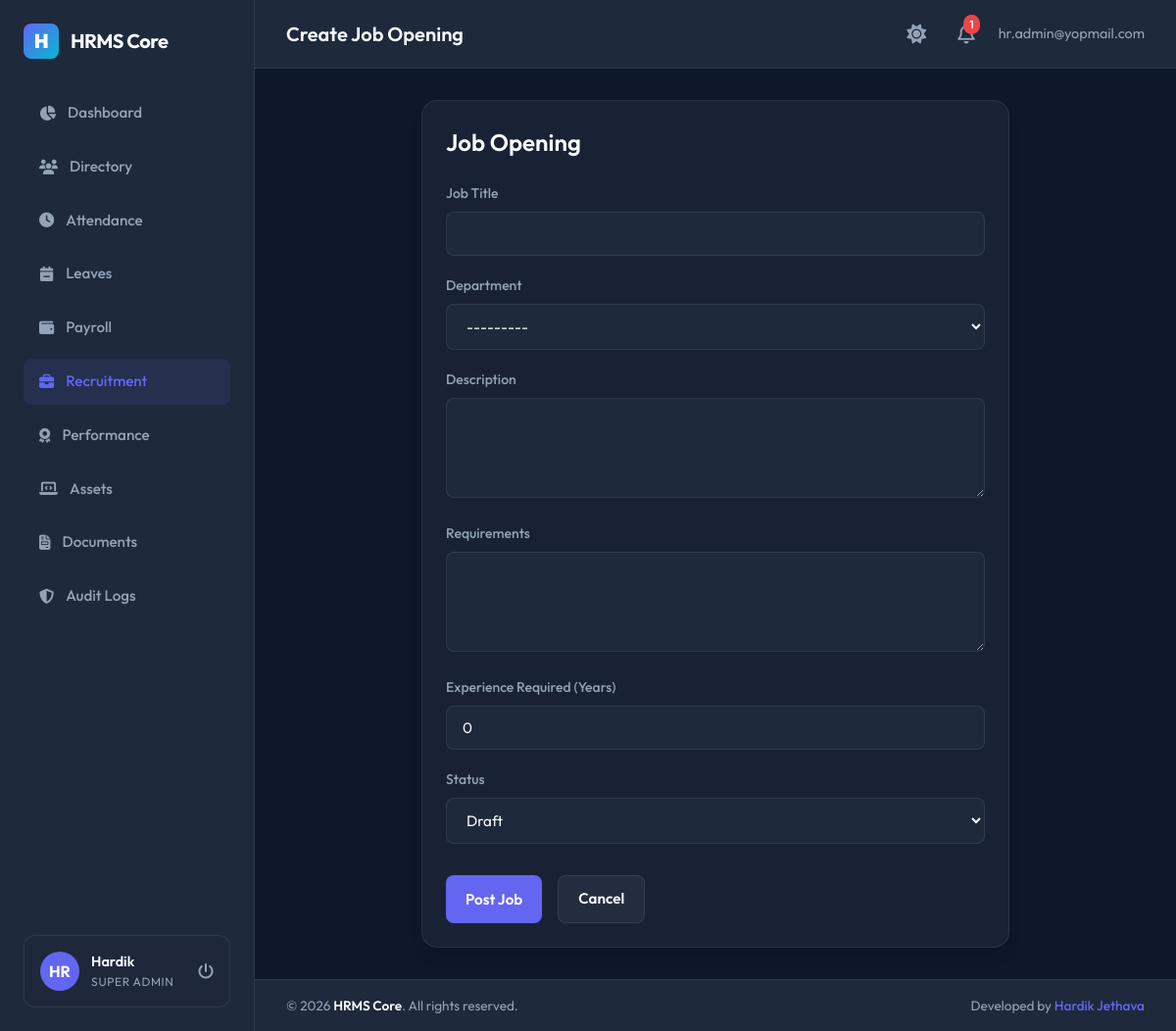
The page /recruitment/jobs/new/ (signed in) on the database its author committed.
### apps/accounts/models.py (models this page shows, shortened)
class User(AbstractBaseUser, PermissionsMixin, TimeStampedModel):
    ROLE_CHOICES = (
        ('Super Admin', 'Super Admin'),
        ('HR Manager', 'HR Manager'),
        ('Department Manager', 'Department Manager'),
        ('Employee', 'Employee'),
    )
    email = models.EmailField(unique=True)
    employee_code = models.CharField(max_length=50, unique=True, null=True, blank=True)
    role = models.CharField(max_length=30, choices=ROLE_CHOICES, default='Employee')
    is_active = models.BooleanField(default=True)
    is_staff = models.BooleanField(default=False)
    objects = UserManager()
    USERNAME_FIELD = 'email'
    REQUIRED_FIELDS = []

### apps/employees/models.py (models this page shows, shortened)
class Employee(TimeStampedModel):
    GENDER_CHOICES = (
        ('Male', 'Male'),
        ('Female', 'Female'),
        ('Other', 'Other'),
    )
    EMPLOYMENT_TYPE_CHOICES = (
        ('Full Time', 'Full Time'),
        ('Part Time', 'Part Time'),
        ('Contract', 'Contract'),
        ('Intern', 'Intern'),
    )
    EMPLOYMENT_STATUS_CHOICES = (
        ('Active', 'Active'),
        ('Probation', 'Probation'),
        ('Notice Period', 'Notice Period'),
        ('Resigned', 'Resigned'),
        ('Terminated', 'Terminated'),
    )
    user = models.OneToOneField(
        settings.AUTH_USER_MODEL,
        on_delete=models.CASCADE,
        related_name='employee_profile'
    )
    employee_id = models.CharField(max_length=50, unique=True)
    first_name = models.CharField(max_length=50)
    last_name = models.CharField(max_length=50)
    personal_email = models.EmailField(unique=True)
    phone = models.CharField(max_length=20, blank=True)
    date_of_birth = models.DateField(null=True, blank=True)
    gender = models.CharField(max_length=10, choices=GENDER_CHOICES, blank=True)
    joining_date = models.DateField()
    employment_type = models.CharField(max_length=30, choices=EMPLOYMENT_TYPE_CHOICES, default='Full Time')
    employment_status = models.CharField(max_length=30, choices=EMPLOYMENT_STATUS_CHOICES, default='Active')
    designation = models.CharField(max_length=100)
    department = models.ForeignKey(
        'departments.Department',
        on_delete=models.SET_NULL,
        null=True,
        blank=True,
        related_name='employees'
    )
    manager = models.ForeignKey(
        'self',
        on_delete=models.SET_NULL,
        null=True,
        blank=True,
        related_name='subordinates'
    )
    address = models.TextField(blank=True)
    city = models.CharField(max_length=100, blank=True)
    state = models.CharField(max_length=100, blank=True)
    country = models.CharField(max_length=100, blank=True)
    postal_code = models.CharField(max_length=20, blank=True)
    profile_picture = models.ImageField(upload_to='profile_pics/', null=True, blank=True)

### apps/recruitment/views.py (the view)
# urls.py: path('jobs/new/', views.job_create, name='job_create'),
@login_required
def job_create(request):
    if not is_hr_or_admin(request.user):
        return HttpResponseForbidden("Not authorized.")
    if request.method == 'POST':
        form = JobOpeningForm(request.POST)
        if form.is_valid():
            form.save()
            messages.success(request, "Job opening posted successfully!")
            return redirect('recruitment_list')
    else:
        form = JobOpeningForm()
    return render(request, 'recruitment/job_form.html', {'form': form, 'title': 'Create Job Opening'})

### apps/recruitment/forms.py
class JobOpeningForm(forms.ModelForm):
    class Meta:
        model = JobOpening
        fields = ['title', 'department', 'description', 'requirements', 'experience_years', 'status']
        widgets = {
            'title': forms.TextInput(attrs={'class': 'form-control', 'id': 'job_title'}),
            'department': forms.Select(attrs={'class': 'form-control', 'id': 'job_dept'}),
            'description': forms.Textarea(attrs={'class': 'form-control', 'rows': 4, 'id': 'job_desc'}),
            'requirements': forms.Textarea(attrs={'class': 'form-control', 'rows': 4, 'id': 'job_req'}),
            'experience_years': forms.NumberInput(attrs={'class': 'form-control', 'id': 'job_exp_years'}),
            'status': forms.Select(attrs={'class': 'form-control', 'id': 'job_status'}),
        }

### apps/departments/models.py (called while the page is built)
    def __str__(self):
        return f"{self.name} ({self.code})"

### apps/recruitment/views.py (called while the page is built)
def is_hr_or_admin(user):
    return user.role in ('Super Admin', 'HR Manager')

### templates/recruitment/job_form.html (shortened to what this page needs)
{% extends 'base.html' %}
{% block page_header %}{{ title }}{% endblock %}
{% block content %}
<div style="max-width: 600px; margin: 0 auto;">
    <div class="card">
        <h2 style="font-size: 1.5rem; margin-bottom: 1.5rem; font-weight: 600;">Job Opening</h2>
        <form method="POST">
            <div class="form-group">
                <label class="form-label" for="job_title">Job Title</label>
                {{ form.title }}
            </div>
            <div class="form-group">
                <label class="form-label" for="job_dept">Department</label>
                {{ form.department }}
            </div>
            <div class="form-group">
                <label class="form-label" for="job_desc">Description</label>
                {{ form.description }}
            </div>
            <div class="form-group">
                <label class="form-label" for="job_req">Requirements</label>
                {{ form.requirements }}
            </div>
            <div class="form-group">
                <label class="form-label" for="job_exp_years">Experience Required (Years)</label>
                {{ form.experience_years }}
            </div>
            <div class="form-group" style="margin-bottom: 2rem;">
                <label class="form-label" for="job_status">Status</label>
                {{ form.status }}
            </div>
            <div style="display: flex; gap: 1rem;">
                <button type="submit" class="btn btn-primary" id="btn_save_job">Post Job</button>
                <a href="{% url 'recruitment_list' %}" class="btn btn-secondary" id="btn_cancel_job">Cancel</a>
            </div>
        </form>
    </div>
</div>
{% endblock %}

### templates/base.html (shortened to what this page needs)
{% load static %}
<!DOCTYPE html>
<html lang="en">
<head>
    <link rel="stylesheet" href="https://cdnjs.cloudflare.com/ajax/libs/font-awesome/6.4.0/css/all.min.css">
    <link rel="stylesheet" href="{% static 'css/styles.css' %}">
</head>
<body>
    <div class="app-container">
        {% if user.is_authenticated %}
        <aside class="sidebar">
            <div class="brand-section">
                <div class="brand-logo">H</div>
                <span>HRMS Core</span>
            </div>
            <nav style="flex-grow: 1;">
                <ul class="menu-list">
                    <li class="menu-item {% if request.resolver_match.url_name == 'dashboard' %}active{% endif %}">
                        <a href="{% url 'dashboard' %}">
                            <i class="fa-solid fa-chart-pie"></i>
                            <span>Dashboard</span>
                        </a>
                    </li>
                    <li class="menu-item {% if '/employees/' in request.path %}active{% endif %}">
                        <a href="{% url 'employee_list' %}">
                            <i class="fa-solid fa-users"></i>
                            <span>Directory</span>
                        </a>
                    </li>
                    <li class="menu-item {% if '/attendance/' in request.path %}active{% endif %}">
                        <a href="{% url 'attendance_list' %}">
                            <i class="fa-solid fa-clock"></i>
                            <span>Attendance</span>
                        </a>
                    </li>
                    <li class="menu-item {% if '/leaves/' in request.path %}active{% endif %}">
                        <a href="{% url 'leave_list' %}">
                            <i class="fa-solid fa-calendar-minus"></i>
                            <span>Leaves</span>
                        </a>
                    </li>
                    <li class="menu-item {% if '/payroll/' in request.path %}active{% endif %}">
                        <a href="{% url 'payroll_list' %}">
                            <i class="fa-solid fa-wallet"></i>
                            <span>Payroll</span>
                        </a>
                    </li>
                    {% if user.role == 'Super Admin' or user.role == 'HR Manager' %}
                    <li class="menu-item {% if '/recruitment/' in request.path %}active{% endif %}">
                        <a href="{% url 'recruitment_list' %}">
                            <i class="fa-solid fa-briefcase"></i>
                            <span>Recruitment</span>
                        </a>
                    </li>
                    {% endif %}
                    <li class="menu-item {% if '/performance/' in request.path %}active{% endif %}">
                        <a href="{% url 'performance_list' %}">
                            <i class="fa-solid fa-award"></i>
                            <span>Performance</span>
                        </a>
                    </li>
                    <li class="menu-item {% if '/assets/' in request.path %}active{% endif %}">
                        <a href="{% url 'asset_list' %}">
                            <i class="fa-solid fa-laptop-code"></i>
                            <span>Assets</span>
                        </a>
                    </li>
                    <li class="menu-item {% if '/documents/' in request.path %}active{% endif %}">
                        <a href="{% url 'document_list' %}">
                            <i class="fa-solid fa-file-invoice"></i>
                            <span>Documents</span>
                        </a>
                    </li>
                    {% if user.role == 'Super Admin' %}
                    <li class="menu-item {% if '/auditlogs/' in request.path %}active{% endif %}">
                        <a href="{% url 'audit_list' %}">
                            <i class="fa-solid fa-shield-halved"></i>
                            <span>Audit Logs</span>
                        </a>
                    </li>
                    {% endif %}
                </ul>
            </nav>
            <div class="user-profile-widget">
                <div class="user-avatar">
                    {% if user.employee_profile.profile_picture %}
                        <img src="{{ user.employee_profile.profile_picture.url }}" alt="Profile Pic">
                    {% else %}
                        <span>{{ user.email|slice:":2"|upper }}</span>
                    {% endif %}
                </div>
                <div class="user-info">
                    <span class="user-name">{{ user.employee_profile.first_name|default:"User" }}</span>
                    <span class="user-role">{{ user.role }}</span>
                </div>
                <a href="{% url 'logout' %}" style="margin-left: auto; color: var(--text-secondary);" title="Sign Out">
                    <i class="fa-solid fa-power-off"></i>
                </a>
            </div>
        </aside>
        {% endif %}
        <main class="main-content">
            {% if user.is_authenticated %}
            <header class="top-navbar">
                <div class="page-title">
                    {% block page_header %}HR Management System{% endblock %}
                </div>
                <div class="navbar-actions">
                    <button id="theme-toggle" style="background: none; border: none; font-size: 1.25rem; color: var(--text-secondary); cursor: pointer; transition: var(--transition-all); margin-right: 0.5rem; display: flex; align-items: center;" title="Toggle Light/Dark Theme">
                        <i class="fa-solid fa-sun" id="theme-toggle-icon"></i>
                    </button>
                    <div class="notification-badge" onclick="location.href='{% url 'notification_list' %}'">
                        <i class="fa-regular fa-bell"></i>
                        <span class="badge-count" id="unread-count">0</span>
                    </div>
                    <span style="font-size: 0.9rem; color: var(--text-secondary)">
                        {{ user.email }}
                    </span>
                </div>
            </header>
            {% endif %}
            <div class="content-frame">
                {% block content %}{% endblock %}
            </div>
            {% if user.is_authenticated %}
            <footer class="app-footer">
                <div class="footer-copyright">
                    &copy; {% now "Y" %} <span>HRMS Core</span>. All rights reserved.
                </div>
                <div class="footer-author">
                    Developed by <a href="https://github.com/hardikjethava-dev" target="_blank" rel="noopener noreferrer">Hardik Jethava</a>
                </div>
            </footer>
            {% endif %}
        </main>
    </div>
</body>
</html>

### rows shown on the page
User: email "HR", employee_profile.first_name "Hardik", role "SUPER ADMIN", email "hr.admin@yopmail.com"

### other values the page prints
{{ title }} "Create Job Opening"
